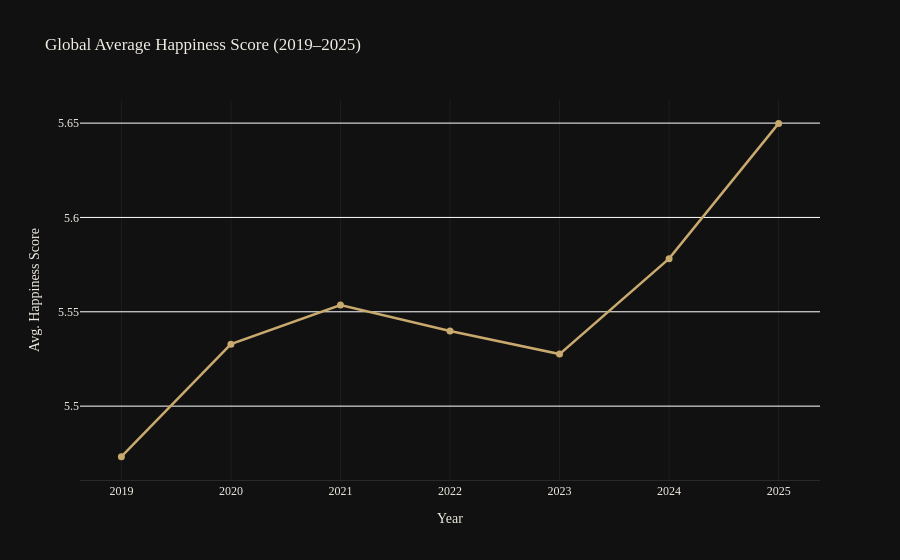

The code cell stored with this chart in its notebook:
### Markdown cell above
### 1. Global Happiness Trends (2019–2025)

We restrict this trend analysis to 2019–2025 to ensure methodological consistency — the WHR26 dataset provides clean, comparable life evaluation scores from 2019 onward, while 2015–2018 data sourced from annual CSVs uses a different scoring methodology.

Despite the turbulence of a global pandemic, the global average happiness score has proven **surprisingly resilient**, rising from ~5.47 in 2019 to ~5.65 in 2025.

### Code cell
# Visualization 1 — Global happiness trends (2019–2025)
import plotly.express as px
import plotly.graph_objects as go
df_trend = master_df[master_df['Year'] >= 2019].groupby('Year')['Happiness_Score'].mean().reset_index()

fig = px.line(
    df_trend, x='Year', y='Happiness_Score',
    title='Global Average Happiness Score (2019–2025)',
    markers=True,
)
fig.update_traces(line=dict(color=ACCENT, width=2.5), marker=dict(color=ACCENT, size=7))
fig.update_layout(**DARK, xaxis_title='Year', yaxis_title='Avg. Happiness Score',
                  xaxis=dict(**AXIS, tickmode='linear', dtick=1))
fig.write_html('public/charts/whr_global_trend.html', full_html=True, include_plotlyjs='cdn')
fig.show()

### Figure 1 — Plotly figure (JSON) as saved in the notebook; plotly's stock layout.template omitted (floating-point values rounded to 4 significant figures)
{"data": [{"hovertemplate": "Year=%{x}<br>Happiness_Score=%{y}<extra></extra>", "legendgroup": "", "line": {"color": "#c8a96e", "dash": "solid", "width": 2.5}, "marker": {"color": "#c8a96e", "size": 7, "symbol": "circle"}, "mode": "lines+markers", "name": "", "orientation": "v", "showlegend": false, "type": "scatter", "x": [2019, 2020, 2021, 2022, 2023, 2024, 2025], "xaxis": "x", "y": [5.473, 5.533, 5.554, 5.54, 5.528, 5.578, 5.65], "yaxis": "y"}], "layout": {"font": {"color": "#f0ece4", "family": "IBM Plex Mono"}, "legend": {"tracegroupgap": 0}, "paper_bgcolor": "#111111", "plot_bgcolor": "#111111", "title": {"text": "Global Average Happiness Score (2019–2025)"}, "xaxis": {"anchor": "y", "domain": [0, 1], "dtick": 1, "gridcolor": "#1e1e1e", "linecolor": "#2a2a2a", "tickmode": "linear", "title": {"text": "Year"}, "zerolinecolor": "#1e1e1e"}, "yaxis": {"anchor": "x", "domain": [0, 1], "title": {"text": "Avg. Happiness Score"}}}}
